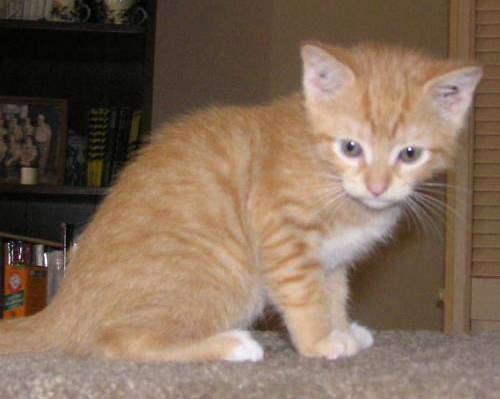
#> input picture datasets/dataset/cats/cat.4003.jpg, 500 x 399 px; its folder holds 3 pictures in this run
$ python knn.py --dataset datasets/dataset/cats
#> lines starting #> are read from the running program, lines starting #| are printed output that depends on the picture
### datasets/simpledatasetloader.py
# importing the libraries
import numpy as np
import cv2
import os

class SimpleDatasetLoader:
    def __init__(self, preprocessors=None):
        # store the image preprocessor
        self.preprocessors = preprocessors

        # if the preprocessors are None, initialize them as an empty list
        if self.preprocessors is None:
            self.preprocessors = []

    def load(self, imagePaths, verbose=-1):
        # initilize the list of features and labels
#> called with verbose = 500
        data = []
        labels = []

        # loop over the input images
        for(i, imagePath) in enumerate(imagePaths):
            # load the image and extract the class label
            # assuming that our path has the following format
            image = cv2.imread(imagePath)
#> image is the input picture: shape (399, 500, 3); mean B, G, R 88.4, 106.9, 128.8
            label = imagePath.split(os.path.sep)[-2]

            # check to see if preprocessors are not None
            if self.preprocessors is not None:
                # loop over the preprocessors and apply each to
                # the image
                for p in self.preprocessors:
                    image = p.preprocess(image)
#> this loop made 1 pass
#> pass 1, in load, `image = p.preprocess(image)`:
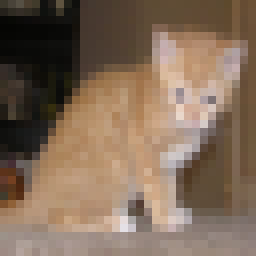
#> image: shape (32, 32, 3) (shown 8 times larger); mean B, G, R 88.4, 106.9, 128.8

            # treat our preprocessed image as a "feature vector"
            # by updating the data list followed by labels
            data.append(image)
            labels.append(label)

            # show an update every 'verbose' images
            if verbose > 0 and i > 0 and (i + 1) % verbose == 0:
                print("[INFO] processed {}/{}".format(i + 1, len(imagePaths)))
#> pass 2 of the loop in load, `for(i, imagePath) in enumerate(imagePaths):`:
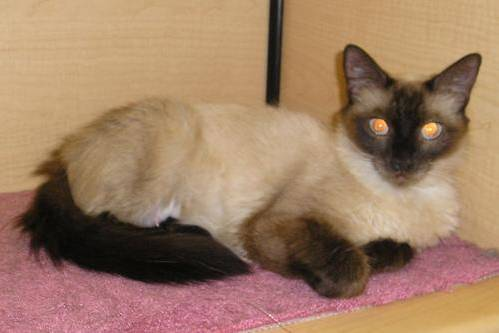
#> input picture datasets/dataset/cats/cat.4019.jpg, 499 x 333 px
#> in load, image is the input picture: shape (333, 499, 3); mean B, G, R 99.6, 125, 158.3
#> the loop in load, `for p in self.preprocessors:` made 1 pass
#> pass 1, in load, `image = p.preprocess(image)`:
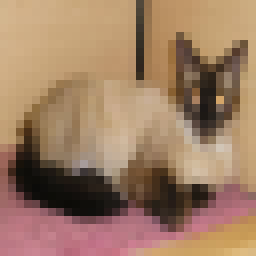
#> image: shape (32, 32, 3) (shown 8 times larger); mean B, G, R 99.6, 125, 158.2
#> pass 3 of the loop in load, `for(i, imagePath) in enumerate(imagePaths):`:
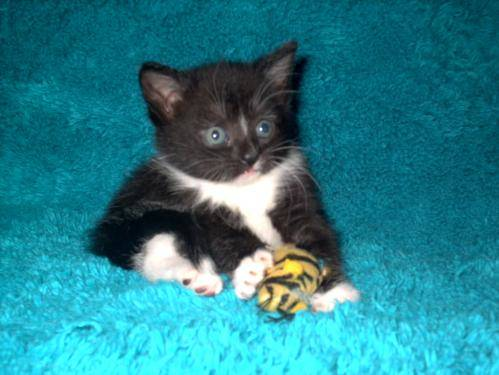
#> input picture datasets/dataset/cats/cat.4020.jpg, 499 x 375 px
#> in load, image is the input picture: shape (375, 499, 3); mean B, G, R 139.4, 127.2, 39.2
#> the loop in load, `for p in self.preprocessors:` made 1 pass
#> pass 1, in load, `image = p.preprocess(image)`:
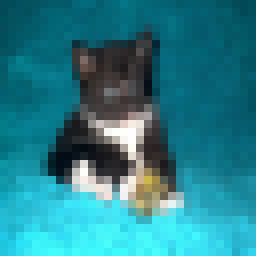
#> image: shape (32, 32, 3) (shown 8 times larger); mean B, G, R 139.4, 127.2, 39.2

        # return a tuple of data and labels
        return(np.array(data), np.array(labels))

### preprocessing/simplepreprocessor.py
# importing libraries
import cv2

class SimplePreprocessor:
    def __init__(self, width, height, inter=cv2.INTER_AREA):
        # store the target image width, height, and interpolation
        self.width = width
        self.height = height
        self.inter = inter

    def preprocess(self, image):
        # resize the image to fixed size ignoring aspect ratio
        return cv2.resize(image, (self.width, self.height), interpolation=self.inter)

### knn.py
# import the necessary packages
from sklearn.neighbors import KNeighborsClassifier
from sklearn.preprocessing import LabelEncoder
from sklearn.model_selection import train_test_split
from sklearn.metrics import classification_report
from preprocessing.simplepreprocessor import SimplePreprocessor
from datasets.simpledatasetloader import SimpleDatasetLoader
from imutils import paths
import argparse

# construct argument parse and parse the arguments
ap = argparse.ArgumentParser()
ap.add_argument("-d", "--dataset", required=True, help="path to input datset")
ap.add_argument("-k", "--neighbors", type=int, default=1, help="# of nearest neighbors for classification")
ap.add_argument("-j", "--jobs", type=int, default=-1, help="# of jobs fpr k-NN distance (-1 uses all available cores)")
args = vars(ap.parse_args())

print("[INFO] loading images...")
imagePaths = list(paths.list_images(args["dataset"]))

# initialize the image preprocessor, load the datset from disk, and reshape the data matrix
sp = SimplePreprocessor(32, 32)
sdl = SimpleDatasetLoader(preprocessors=[sp])
(data, labels) = sdl.load(imagePaths, verbose=500)
data = data.reshape((data.shape[0], 3072))

# show some information about images
print("[INFO features matrix: {:.1f}MB".format(data.nbytes / (1024*1000.0)))
#| [INFO features matrix: 0.0MB

# encoding the labels as integers
le = LabelEncoder()
labels = le.fit_transform(labels)
#> labels = [0, 0, 0]

# partition the data into training and testing splits
(trainX, testX, trainY, testY)  = train_test_split(data, labels, test_size=0.25, random_state=42)
#> trainY = [0, 0]; testY = [0]

# train and evaluate a k-NN classifier on raw pixel intensities
print("[INFO] evaluating k-NN classifier...")
model = KNeighborsClassifier(n_neighbors=args["neighbors"], n_jobs=args["jobs"])
model.fit(trainX, trainY)
print(classification_report(testY, model.predict(testX), target_names=le.classes_))
#|               precision    recall  f1-score   support
#|         cats       1.00      1.00      1.00         1
#|     accuracy                           1.00         1
#|    macro avg       1.00      1.00      1.00         1
#| weighted avg       1.00      1.00      1.00         1
